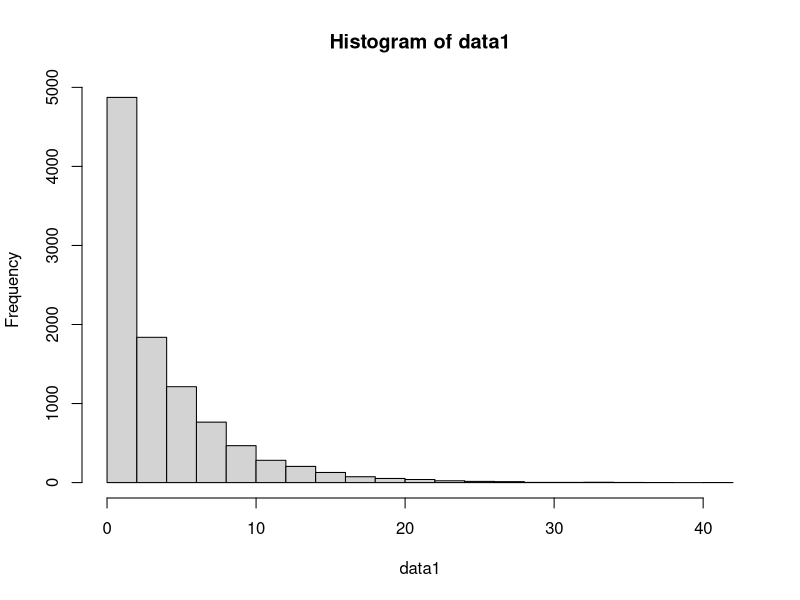

This figure's R source: (Note: this script raises an error after producing the figure.)
# 1 ------------------------ 
x = 3
prob = 0.20

## a
dgeom(x, prob)

## b
n = 10000
data1 = rgeom(n, prob)
mean(data1 == 3)

## c


## d
hist(data1)

## e
mean(data1)
var(data1)

# 2 ------------------------ 
x = 4
size = 20
prob = 0.2

## a
dbinom(x, size, prob) ;data2

## b
n = 100
data2 = rbinom(n, size, prob)
hist(data2)

## c
mean(data2)
var(data2)
